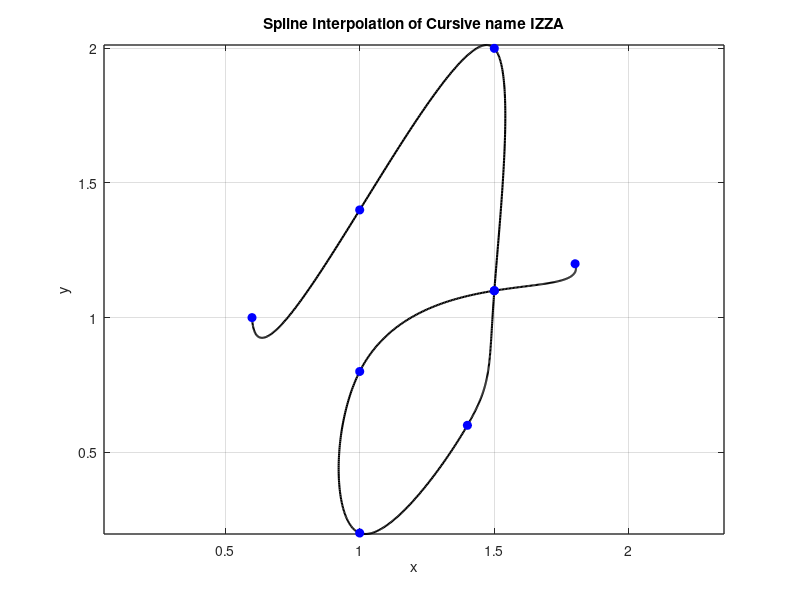

This chart was generated by the following MATLAB code:
x = [0.6 1 1.5 1.5 1.4 1 1 1.5 1.8];
y = [1 1.4 2 1.1 0.6 0.2 0.8 1.1 1.2];


n = length(x);
t = 0:n-1;
tt = 0:0.01:n-1;

xx = spline(t, x, tt);
yy = spline(t, y, tt);

figure(3)
plot(xx, yy, 'k', 'LineWidth', 1.5)
hold on
plot(x, y, 'bo', 'MarkerFaceColor', 'b')
grid on
title('Spline Interpolation of Cursive name IZZA')
xlabel('x')
ylabel('y')
set(gca, 'FontSize', 10, 'LineWidth', 1)
grid on

axis equal